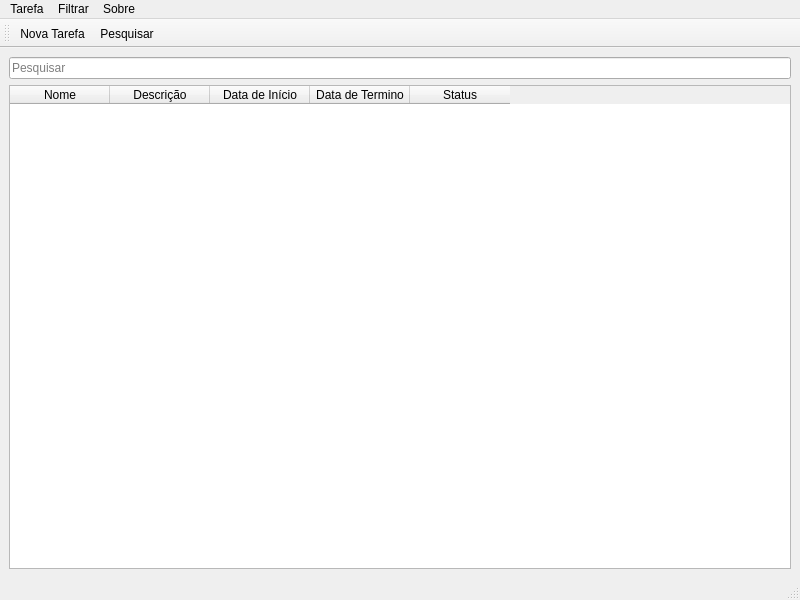
<?xml version="1.0" encoding="UTF-8"?>
<ui version="4.0">
 <class>MainWindow</class>
 <widget class="QMainWindow" name="MainWindow">
  <property name="geometry">
   <rect>
    <x>0</x>
    <y>0</y>
    <width>800</width>
    <height>600</height>
   </rect>
  </property>
  <property name="windowTitle">
   <string>MainWindow</string>
  </property>
  <widget class="QWidget" name="centralwidget">
   <layout class="QVBoxLayout" name="verticalLayout">
    <item>
     <widget class="QLineEdit" name="lineSearch">
      <property name="enabled">
       <bool>true</bool>
      </property>
      <property name="placeholderText">
       <string>Pesquisar</string>
      </property>
     </widget>
    </item>
    <item>
     <widget class="QTableWidget" name="tableWidget">
      <column>
       <property name="text">
        <string>Nome</string>
       </property>
      </column>
      <column>
       <property name="text">
        <string>Descrição</string>
       </property>
      </column>
      <column>
       <property name="text">
        <string>Data de Início</string>
       </property>
      </column>
      <column>
       <property name="text">
        <string>Data de Termino</string>
       </property>
      </column>
      <column>
       <property name="text">
        <string>Status</string>
       </property>
      </column>
     </widget>
    </item>
   </layout>
  </widget>
  <widget class="QMenuBar" name="menubar">
   <property name="geometry">
    <rect>
     <x>0</x>
     <y>0</y>
     <width>800</width>
     <height>23</height>
    </rect>
   </property>
   <widget class="QMenu" name="menuTarefa">
    <property name="title">
     <string>Tarefa</string>
    </property>
    <addaction name="actionNova_Tarefa"/>
    <addaction name="actionPesquisar"/>
   </widget>
   <widget class="QMenu" name="menuFiltrar">
    <property name="title">
     <string>Filtrar</string>
    </property>
    <addaction name="action_FAZER"/>
    <addaction name="actionFazendo"/>
    <addaction name="actionFeito"/>
   </widget>
   <widget class="QMenu" name="menuSobre">
    <property name="title">
     <string>Sobre</string>
    </property>
    <addaction name="actionWell_Done"/>
    <addaction name="actionQt"/>
   </widget>
   <addaction name="menuTarefa"/>
   <addaction name="menuFiltrar"/>
   <addaction name="menuSobre"/>
  </widget>
  <widget class="QStatusBar" name="statusbar"/>
  <widget class="QToolBar" name="toolBar">
   <property name="windowTitle">
    <string>toolBar</string>
   </property>
   <attribute name="toolBarArea">
    <enum>TopToolBarArea</enum>
   </attribute>
   <attribute name="toolBarBreak">
    <bool>false</bool>
   </attribute>
   <addaction name="actionNova_Tarefa"/>
   <addaction name="actionPesquisar"/>
  </widget>
  <action name="actionNova_Tarefa">
   <property name="text">
    <string>Nova Tarefa</string>
   </property>
  </action>
  <action name="action_FAZER">
   <property name="text">
    <string>À Fazer</string>
   </property>
  </action>
  <action name="actionFazendo">
   <property name="text">
    <string>Fazendo</string>
   </property>
  </action>
  <action name="actionFeito">
   <property name="text">
    <string>Feito</string>
   </property>
  </action>
  <action name="actionWell_Done">
   <property name="text">
    <string>Well Done</string>
   </property>
  </action>
  <action name="actionQt">
   <property name="text">
    <string>Qt</string>
   </property>
  </action>
  <action name="actionPesquisar">
   <property name="text">
    <string>Pesquisar</string>
   </property>
  </action>
 </widget>
 <resources/>
 <connections/>
</ui>
